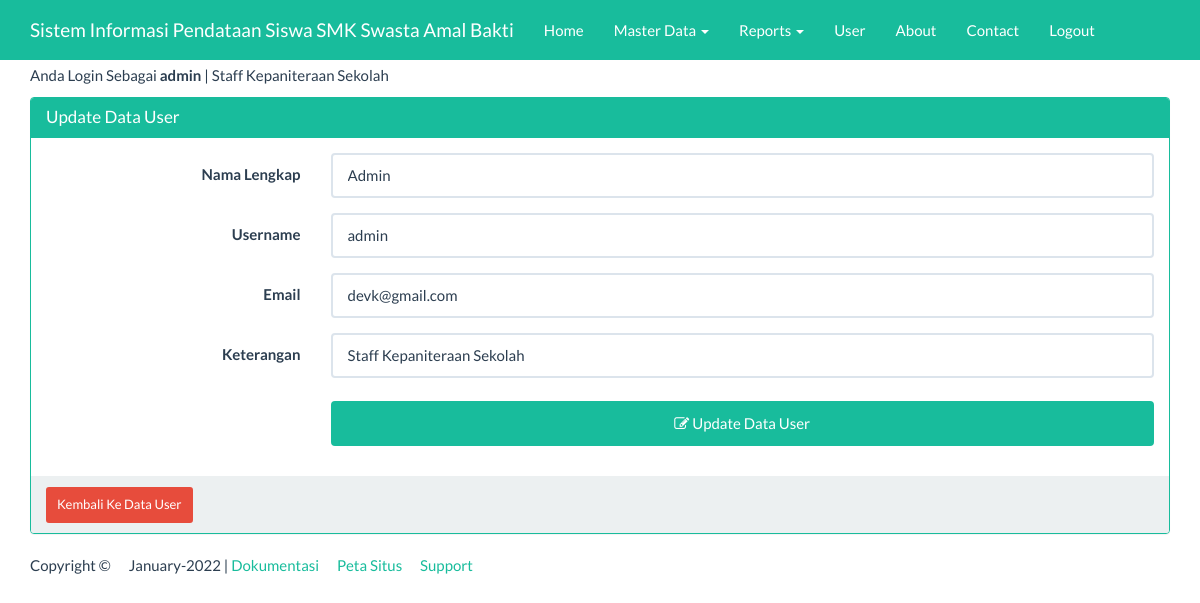
/index_admin.php?page=user&actions=edit&uid=admin (signed in), run on the app's committed database.
### tables this page shows
CREATE TABLE IF NOT EXISTS `user` (
  `username` varchar(25) NOT NULL,
  `paswd` varchar(50) NOT NULL,
  `email` varchar(50) NOT NULL,
  `nama` varchar(50) NOT NULL,
  `level` int(1) NOT NULL,
  `ket` varchar(50) NOT NULL
);

### views/user_edit.php (the view, shortened to what this page needs)
<?php
$id=$_GET['uid'];
$ambil=  mysqli_query($koneksi, "SELECT * FROM user WHERE username='$id'") or die ("SQL Edit error");
$data= mysqli_fetch_array($ambil);
?>
<div class="container">
    <div class="row">
        <div class="col-xs-12">
            <div class="panel panel-success">
                <div class="panel-heading">
                    <h3 class="panel-title">Update Data User</h3>
                </div>
                <div class="panel-body">
                    <form class="form-horizontal" action="" method="post">
                        <div class="form-group">
                            <label for="nama" class="col-sm-3 control-label">Nama Lengkap</label>
                             <div class="col-sm-9">
								<input type="text" name="nama" value="<?=$data['nama']?>"class="form-control" id="inputEmail3" placeholder="Input Nama Lengkap">
                            </div>
                        </div>
                        <div class="form-group">
                            <label for="username" class="col-sm-3 control-label">Username</label>
                            <div class="col-sm-9">
                                <input type="text" name="username" value="<?=$data['username']?>"class="form-control" id="inputEmail3" placeholder="Input Username">
                            </div>
                        </div>
                        <div class="form-group">
                            <label for="email" class="col-sm-3 control-label">Email</label>
                            <div class="col-sm-9">
                                <input type="text" name="email" value="<?=$data['email']?>" class="form-control" id="inputPassword3" placeholder="Input Email">
                            </div>
                        </div>
                        <div class="form-group">
                            <label for="ket" class="col-sm-3 control-label">Keterangan</label>
                            <div class="col-sm-9">
                                <input type="text" name="ket" value="<?=$data['ket']?>" class="form-control" id="inputPassword3" placeholder="Input Keterangan">
                            </div>
                        </div>
                        <div class="form-group">
                            <div class="col-sm-offset-3 col-sm-9">
                                <button type="submit" class="btn btn-success">
                                    <span class="fa fa-edit"></span> Update Data User</button>
                            </div>
                        </div>
                    </form>
                </div>
                <div class="panel-footer">
                    <a href="?page=user&actions=tampil" class="btn btn-danger btn-sm">
                        Kembali Ke Data User
                    </a>
                </div>
            </div>
        </div>
    </div>
</div>

### index_admin.php (style rules this page uses)
body { margin-top:65px; }
button { background-color: #4CAF50; color: white; padding: 14px 20px; margin: 8px 0; border: none; cursor: pointer; width: 100%; }

### data on the page
user: nama "Admin", username "admin", email "devk@gmail.com", ket "Staff Kepaniteraan Sekolah"

### other printed values
$_SESSION['username'] "admin"
$_SESSION['ket'] "Staff Kepaniteraan Sekolah"
